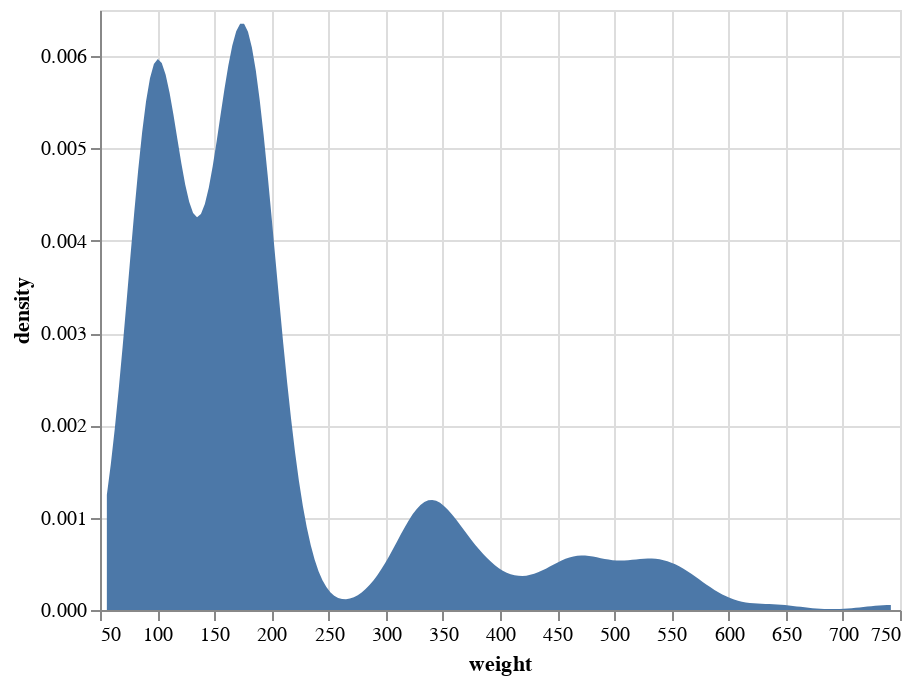

The notebook cell this image was saved under:
### Markdown cell above
We notice several peaks of weights, so this could represent that there exists natural groupings with our data, i.e. a group of hawks that satisfies some condition are in this range of values. Hence, this is something that a histogram cannot tell when we dont't specify bins, plus histograms can only tell counts of records of a weight but not its proportion as a whole.

### Code cell
density = alt.Chart(hawks).transform_density(
    'weight',
    as_=['weight', 'density'],
).mark_area().encode(
    x="weight:Q",
    y='density:Q',
)
# Show the plot
density

### Figure 1 — Vega-Lite specification as saved in the notebook (floating-point values rounded to 4 significant figures; data arrays with more than 128 entries replaced by an {"elided": "..."} marker saying what was removed)
{"$schema": "https://vega.github.io/schema/vega-lite/v4.17.0.json", "config": {"view": {"continuousHeight": 300, "continuousWidth": 400}}, "data": {"name": "data-805c8845f54453ded61c4b4309b6593e"}, "datasets": {"data-805c8845f54453ded61c4b4309b6593e": {"elided": "314 records"}}, "encoding": {"x": {"field": "weight", "type": "quantitative"}, "y": {"field": "density", "type": "quantitative"}}, "mark": "area", "transform": [{"as": ["weight", "density"], "density": "weight"}]}
